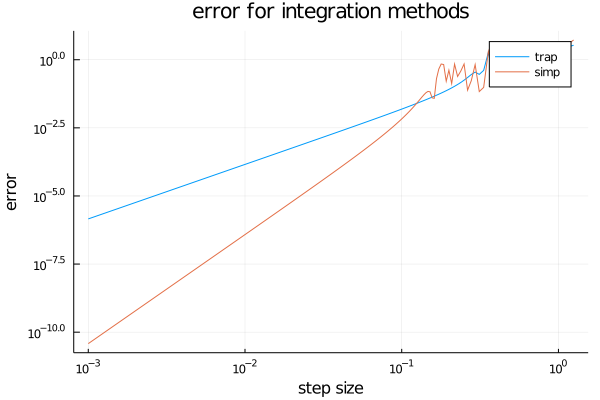

This chart was generated by the following Julia code:
using Plots
using QuadGK	#using standard integration, https://juliapackages.com/p/quadgk


function f(x) 
	return sin(x^2) + 1
end

const xmin = 0
const xmax = 10


analyt = 10.58367089992962334;
println("analytic integral : ", analyt)
int, err = quadgk(f, xmin, xmax)
println("in built integrator : ", int)
println("    esitmated error : ", err)

h = trunc.(Int, 10 .^(range(1, 4, length=1000)) );	#can't find logspace function
trap_error = zeros(length(h), 1)
simp_error = zeros(length(h), 1)
s = zeros(length(h), 1)

for ii in 1:length(h)
	if (mod(h[ii], 2) == 0)
		h[ii] = h[ii] - 1
	end
	x = range(0, 10, length=h[ii])
	s[ii] = x[2] - x[1]

	#trapezoid method
	trap_integ = s[ii]/2 * ( f(x[1]) + sum(2*f.(x[2:(end-1)]) )  + f(x[end]) )
	trap_error[ii] = abs(analyt - trap_integ)

	Simp_integ = s[ii]/3 * (f(x[1]) + sum(4* f.( x[2:2:(end-1)] ))  +  sum(2* f.( x[3:2:(end-2)] )) + f(x[end]) )
	simp_error[ii] = abs(analyt - Simp_integ)
end




plot(s, trap_error, label = "trap", xaxis=:log, yaxis=:log, xlabel = "step size", ylabel = "error", title = "error for integration methods")
plot!(s, simp_error, label = "simp")

png("/home/jacob/Documents/Projects/General-Julia/cosc2500_programs_rewritten/integration")
